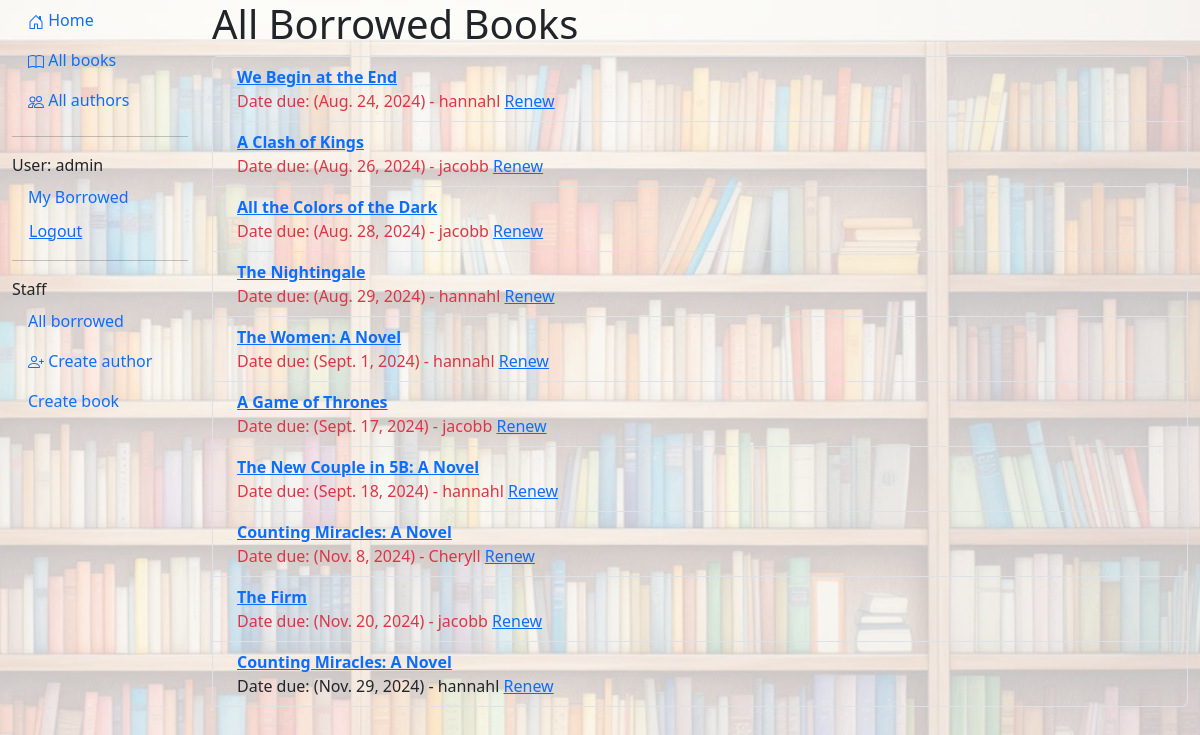
Before: /catalog/borrowed/ (signed in) with the older database file.
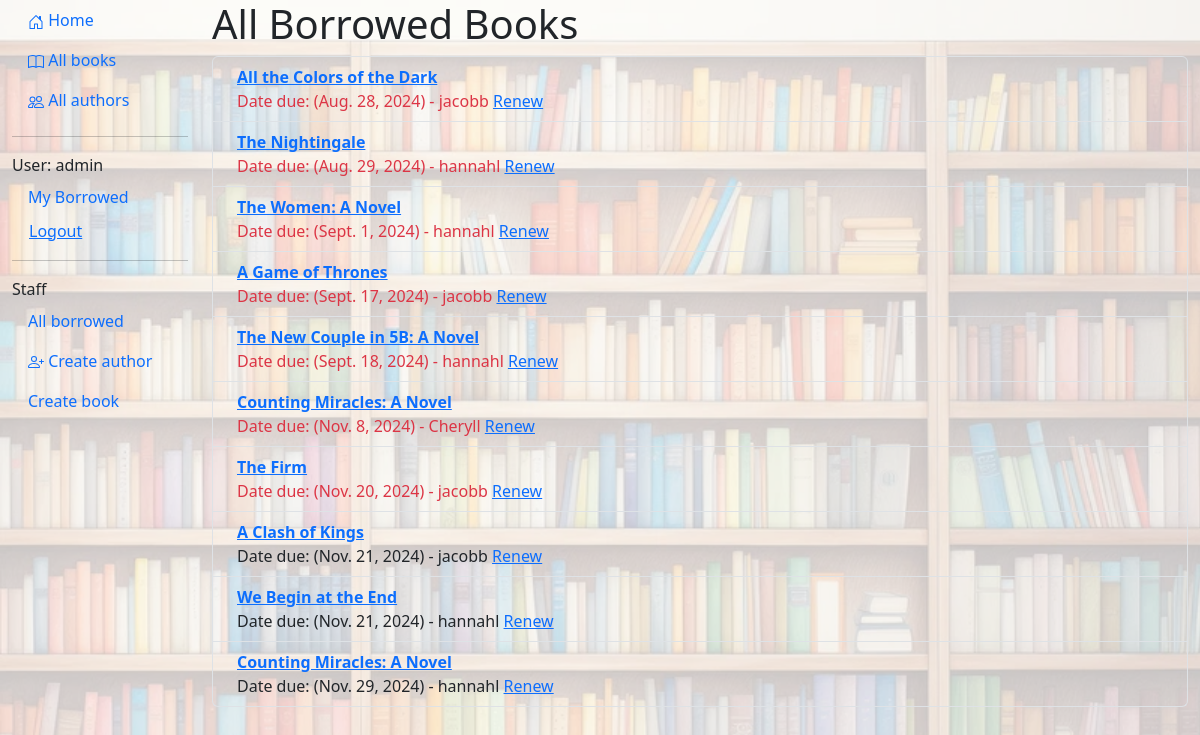
After: the same page with the newer database file.
### catalog/models.py (models this page shows, shortened)
class BookInstance(models.Model):
    id = models.UUIDField(primary_key=True, default=uuid.uuid4, help_text="Unique ID for this particular book across the whole library")
    book = models.ForeignKey('Book', on_delete=models.RESTRICT, null=True)
    imprint = models.CharField(max_length=200)
    due_back = models.DateField(null=True, blank=True)
    borrower = models.ForeignKey(settings.AUTH_USER_MODEL, on_delete=models.SET_NULL, null=True, blank=True)
    LOAN_STATUS = (
        ('m', 'Maintenance'),
        ('o', 'On loan'),
        ('a', 'Available'),
        ('r', 'Reserved'),
    )
    status = models.CharField(
        max_length=1,
        choices=LOAN_STATUS,
        blank=True,
        default='m',
        help_text='Book_availability',
    )
    class Meta:
        ordering = ['due_back']
        permissions = (("can_mark_returned", "Set book as returned"),)
    def is_overdue(self):
        return bool(self.due_back and date.today() > self.due_back)

class Book(models.Model):
    title = models.CharField(max_length=200)
    author = models.ForeignKey('Author', on_delete=models.RESTRICT, null=True)
    summary = models.TextField(
        max_length=1000, help_text="Enter a brief description of the book")
    isbn = models.CharField('ISBN', max_length=13,
                            unique=True,
                            help_text='13 Character <a href="https://www.isbn-international.org/content/what-isbn'
                                      '">ISBN number</a>')
    genre = models.ManyToManyField(Genre, help_text="Select a genre for this book")
    language = models.ForeignKey('Language', on_delete=models.SET_NULL, null=True)
    image = models.ImageField(upload_to='images/', null=True, blank=True)
    class Meta:
        ordering = ['title']
    def display_genre(self):
        """Create a string for the Genre.  This is required to display genre in Admin."""
        return ', '.join(genre.name for genre in self.genre.all()[:3])
    display_genre.short_description = 'Genre'

### catalog/views.py (the view)
# urls.py: path('borrowed/', views.LoanedBooksAllListView.as_view(), name='all-borrowed'),
class LoanedBooksAllListView(PermissionRequiredMixin, generic.ListView):
    model = BookInstance
    permission_required = 'catalog.can_mark_returned'
    template_name = 'catalog/bookinstance_list_borrowed_all.html'
    paginate_by = 10
    def get_queryset(self):
        return BookInstance.objects.filter(status__exact = 'o').order_by('due_back')

### catalog/templates/catalog/bookinstance_list_borrowed_all.html
{% extends "base_generic.html" %}
{% block content %}
    <h1>All Borrowed Books</h1>
    {% if bookinstance_list %}
    <ul class="list-group">
      {% for bookinst in bookinstance_list %}
      <li class="list-group-item d-flex bg-transparent {% if bookinst.is_overdue %}text-danger{% endif %}">
        <div class="ms-2 me-auto">
          <div class="fw-bold">
            <a href="{% url 'book-detail' bookinst.book.pk %}">{{ bookinst.book.title }}</a>
          </div>
          Date due: ({{ bookinst.due_back }}) {% if perms.catalog.can_mark_returned %}- {{ bookinst.borrower }} <a href="{% url 'renew-book-librarian' bookinst.id %}">Renew</a>{% endif %}
        </div>
      </li>
      {% endfor %}
    </ul>
    {% else %}
      <p>There are no books borrowed.</p>
    {% endif %}
{% endblock %}

### catalog/templates/base_generic.html (shortened to what this page needs)
{% load static %}
<!DOCTYPE html>
<html lang="en">
  <head>
    <link href="https://cdn.jsdelivr.net/npm/bootstrap@5.3.3/dist/css/bootstrap.min.css"
      rel="stylesheet"
>
    <link rel="stylesheet" href="{% static 'css/styles.css' %}" />
  </head>
  <body>
    <div class="container-fluid">
      <div class="row">
        <div class="col-sm-2">
          {% block sidebar %}
            <ul class="nav nav-pills flex-column mb-auto">
              <li class="nav-item">
                <a href="{% url 'index' %}" class="nav-link">
                  Home
                </a>
              </li>
              <li class="nav-item">
                <a href="{% url 'books' %}" class="nav-link">
                  All books
                </a>
              </li>
              <li class="nav-item">
                <a href="{% url 'authors' %}" class="nav-link">
                  All authors
                </a>
              </li>
            </ul>
            <hr>
            <ul class="nav nav-pills flex-column mb-auto">
              {% if user.is_authenticated %}
                <li class="nav-item">
                  User: {{ user.get_username }}
                </li>
                <li class="nav-item">
                  <a href="{% url 'my-borrowed' %}" class="nav-link">
                    My Borrowed
                  </a>
                </li>
                <li class="nav-item">
                  <form id="logout-form" method="post" action="{% url 'logout' %}" class="nav-link">
                    <button type="submit" class="btn btn-link">Logout</button>
                  </form>
                </li>
              {% else %}
                <li class="nav-item">
                  <a href="{% url 'login' %}" class="nav-link">
                    Login
                  </a>
                </li>
              {% endif %}
            </ul>
              {% if perms.catalog.can_mark_returned %}
              <hr>
              <ul class="nav nav-pills flex-column mb-auto">
              <li class="nav-item">Staff</li>
              <li class="nav-item">
                <a href="{% url 'all-borrowed' %}" class="nav-link">
                  All borrowed
                </a>
              </li>
              {% if perms.catalog.add_author %}
              <li class="nav-item">
                <a href="{% url 'author-create' %}" class="nav-link">
                  Create author
                </a>
              </li>
              {% endif %}
              {% if perms.catalog.add_book %}
              <li class="nav-item">
                <a href="{% url 'book-create' %}" class="nav-link">
                  Create book
                </a>
              </li>
                {% endif %}
              </ul>
              {% endif %}
          {% endblock %}
        </div>
        <div class="col-sm-10 ">{% block content %}{% endblock %}
        </div>
      </div>
    </div>
  </body>
</html>

### catalog/static/css/styles.css (style rules this page uses)
#logout-form { display: inline; }
#logout-form button { padding: 0; margin: 0; }

Changed rows visible on the page:
changed BookInstance "A Clash of Kings": due_back "Aug. 26, 2024" → "Nov. 21, 2024"; moves down the list
changed BookInstance "We Begin at the End": due_back "Aug. 24, 2024" → "Nov. 21, 2024"; moves down the list
